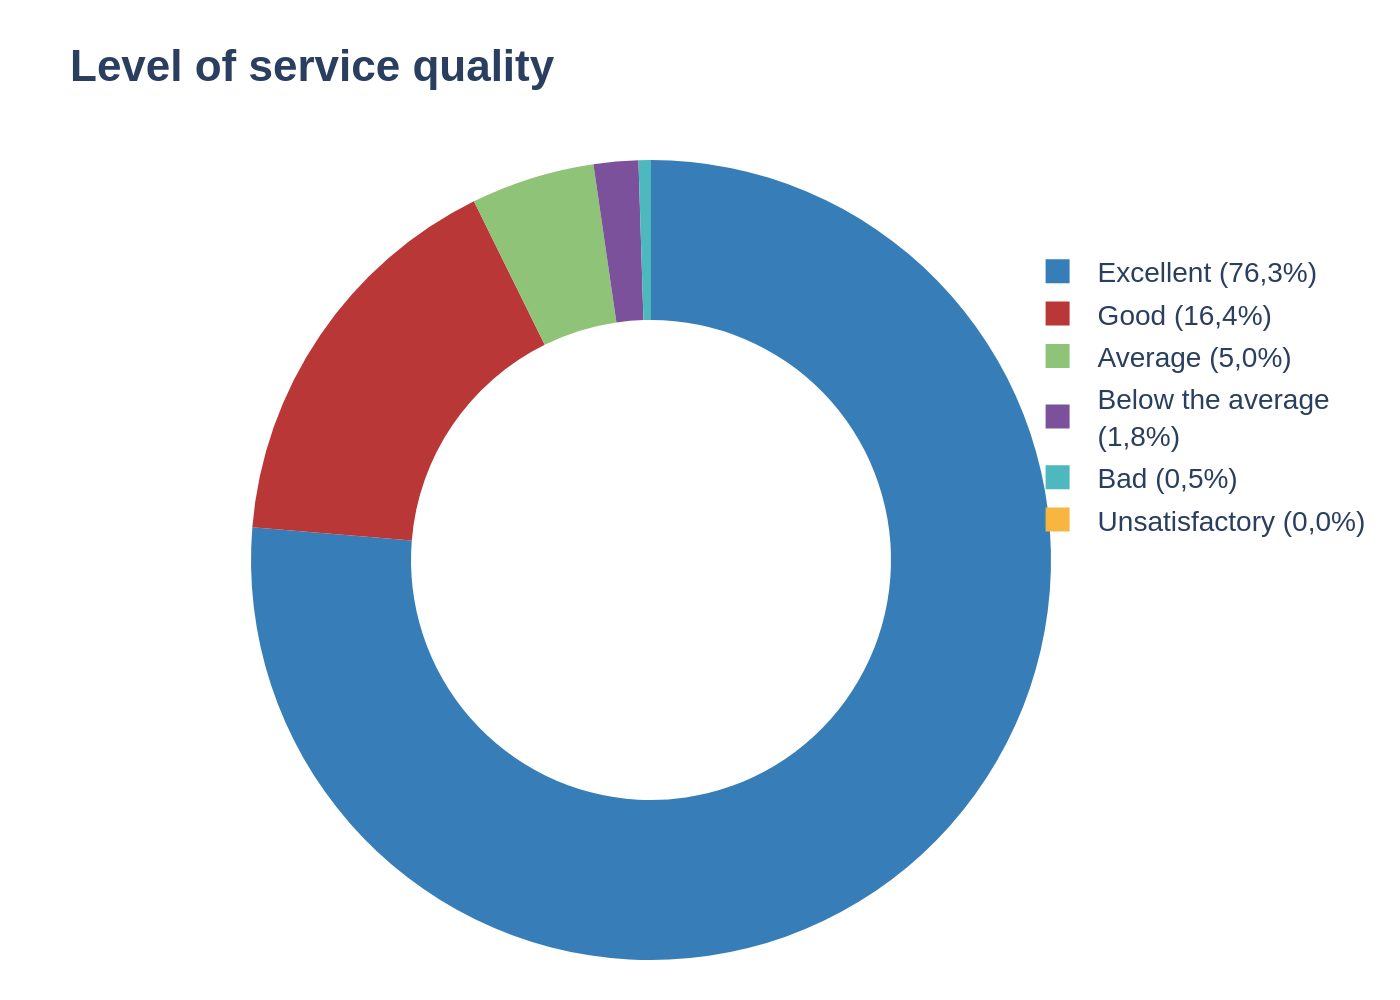

Source code (Python):
import sys
import json
import pathlib
import plotly.graph_objects as go

if len(sys.argv) != 2:
    print("Usage: python script.py <path_to_json_file>")
    sys.exit(1)

json_path = sys.argv[1]
try:
    with open(json_path, 'r', encoding='utf-8') as f:
        chart_data = json.load(f)
except FileNotFoundError:
    print(f"Error: JSON file not found at '{json_path}'")
    sys.exit(1)
except json.JSONDecodeError:
    print(f"Error: Could not decode JSON from '{json_path}'")
    sys.exit(1)

data_config = chart_data.get('chart_data', [])
texts = chart_data.get('texts', {})
colors = chart_data.get('colors', [])

labels = [item['label'] for item in data_config]
values = [item['value'] for item in data_config]

fig = go.Figure()

fig.add_trace(go.Pie(
    labels=labels,
    values=values,
    hole=0.6,
    marker=dict(colors=colors),
    sort=False,
    direction='clockwise',
    hoverinfo='label+percent',
    textinfo='none'
))

title_text = f"<b>{texts.get('title', '')}</b>"
if texts.get('subtitle'):
    title_text += f"<br>{texts.get('subtitle')}"

fig.update_layout(
    title={
        'text': title_text,
        'y': 0.95,
        'x': 0.05,
        'xanchor': 'left',
        'yanchor': 'top'
    },
    font=dict(
        family="Arial",
        size=16
    ),
    showlegend=True,
    legend=dict(
        orientation="v",
        yanchor="top",
        y=0.9,
        xanchor="left",
        x=0.8,
        traceorder='normal',
        font=dict(size=14),
        bgcolor='rgba(255,255,255,0)'
    ),
    paper_bgcolor='white',
    plot_bgcolor='white',
    margin=dict(l=20, r=20, t=80, b=20)
)

base_name = pathlib.Path(json_path).stem
output_filename = f"{base_name}.png"

fig.write_image(output_filename, scale=2)

print(f"Chart saved as {output_filename}")
